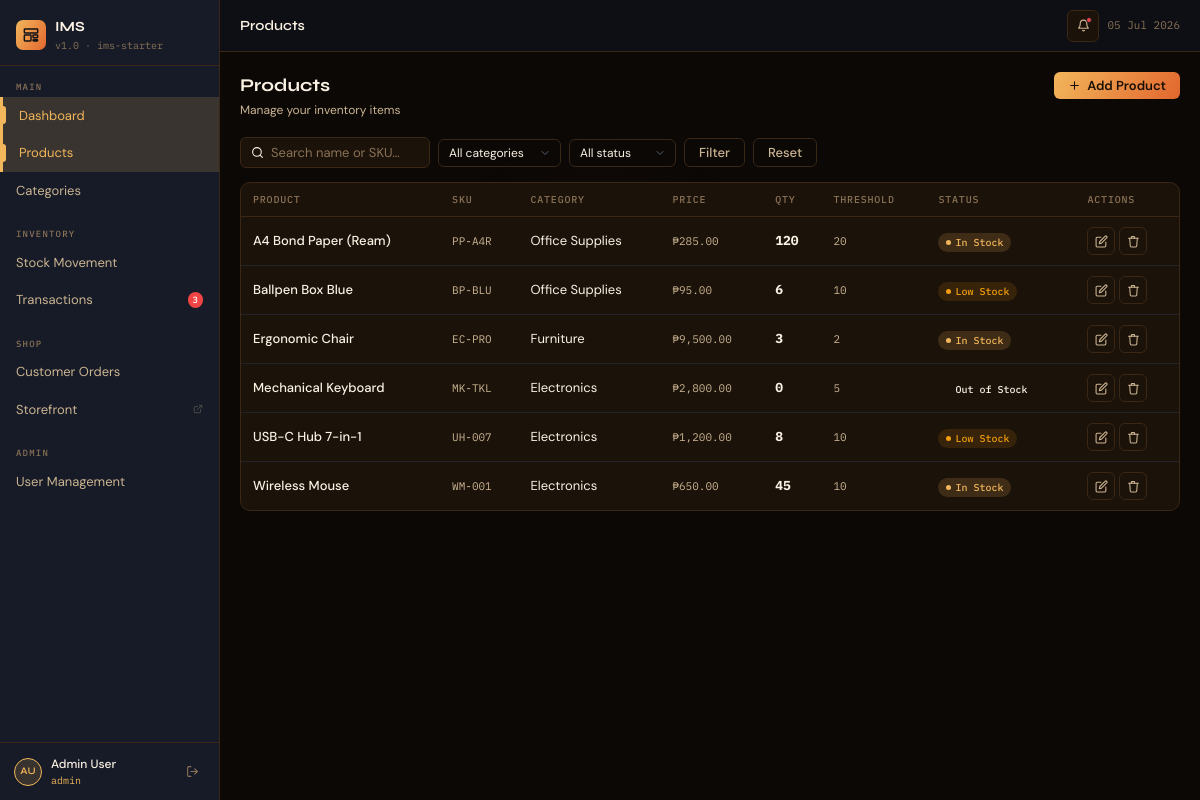
The page /products/index.php (signed in) on the database its author committed.
### tables this page shows
CREATE TABLE IF NOT EXISTS products (
  id                  INT AUTO_INCREMENT PRIMARY KEY,
  name                VARCHAR(150) NOT NULL,
  sku                 VARCHAR(80)  NOT NULL UNIQUE,
  category_id         INT DEFAULT NULL,
  price               DECIMAL(10,2) DEFAULT 0.00,
  quantity            INT DEFAULT 0,
  low_stock_threshold INT DEFAULT 10,
  status              ENUM('in_stock','low_stock','out_of_stock') DEFAULT 'in_stock',
  created_at          TIMESTAMP DEFAULT CURRENT_TIMESTAMP,
  FOREIGN KEY (category_id) REFERENCES categories(id) ON DELETE SET NULL
);

CREATE TABLE IF NOT EXISTS categories (
  id          INT AUTO_INCREMENT PRIMARY KEY,
  name        VARCHAR(100) NOT NULL,
  description TEXT,
  created_at  TIMESTAMP DEFAULT CURRENT_TIMESTAMP
);

### includes/auth.php (called while the page is built, shortened)
<?php
function isAdmin(): bool {
    return isset($_SESSION['role']) && $_SESSION['role'] === 'admin';
}

### includes/helpers.php (called while the page is built, shortened)
<?php
function formatMoney(float $n): string {
    return '₱' . number_format($n, 2);
}
function statusLabel(string $status): string {
    return match($status) {
        'in_stock'     => 'In Stock',
        'low_stock'    => 'Low Stock',
        'out_of_stock' => 'Out of Stock',
        default        => ucfirst($status),
    };
}
function e(string $str): string {
    return htmlspecialchars($str, ENT_QUOTES, 'UTF-8');
}

### products/index.php (the view, shortened to what this page needs)
<?php
require_once '../config/db.php';
require_once '../includes/auth.php';
require_once '../includes/helpers.php';
require_once '../partials/header.php';
$search   = trim($_GET['search']   ?? '');
$where  = ['1=1'];
$params = [];
$sql = "SELECT p.*, c.name AS category_name
        FROM products p
        LEFT JOIN categories c ON p.category_id = c.id
        WHERE " . implode(' AND ', $where) . "
        ORDER BY p.name ASC";
$stmt = $pdo->prepare($sql);
$stmt->execute($params);
$products = $stmt->fetchAll();
?>
<div class="page-header">
  <div><h2>Products</h2><p>Manage your inventory items</p></div>
  <?php if (isAdmin()): ?>
  <a href="<?= BASE_URL ?>/products/add.php" class="btn btn-primary">
    <svg class="ico" viewBox="0 0 24 24" fill="none" stroke="currentColor" stroke-width="2" stroke-linecap="round" stroke-linejoin="round"><line x1="12" y1="5" x2="12" y2="19"/><line x1="5" y1="12" x2="19" y2="12"/></svg>
    Add Product
  </a>
  <?php endif; ?>
</div>
<form method="GET" class="filter-bar">
  <div class="search-inline">
    <svg class="ico" viewBox="0 0 24 24" fill="none" stroke="currentColor" stroke-width="2" stroke-linecap="round" stroke-linejoin="round"><circle cx="11" cy="11" r="8"/><path d="m21 21-4.35-4.35"/></svg>
    <input type="text" name="search" placeholder="Search name or SKU…" value="<?= e($search) ?>"/>
  </div>
  <select name="cat" class="form-control">
    <option value="">All categories</option>
  </select>
  <select name="status" class="form-control">
    <option value="">All status</option>
  </select>
  <button type="submit" class="btn btn-ghost">Filter</button>
  <a href="<?= BASE_URL ?>/products/index.php" class="btn btn-ghost">Reset</a>
</form>
<div class="card">
  <div class="card-body">
    <div class="table-wrap">
      <table>
        <thead><tr><th>Product</th><th>SKU</th><th>Category</th><th>Price</th><th>Qty</th><th>Threshold</th><th>Status</th><?php if(isAdmin()):?><th>Actions</th><?php endif;?></tr></thead>
        <tbody>
        <?php if (empty($products)): ?>
        <tr><td colspan="8"><div class="empty-state"><p>No products found</p></div></td></tr>
        <?php else: foreach ($products as $p): ?>
        <tr>
          <td><span class="tbl-name"><?= e($p['name']) ?></span></td>
          <td><span class="tbl-mono"><?= e($p['sku']) ?></span></td>
          <td><?= e($p['category_name'] ?? '—') ?></td>
          <td><span class="tbl-mono"><?= formatMoney($p['price']) ?></span></td>
          <td><strong style="font-family:var(--font-mono)"><?= number_format($p['quantity']) ?></strong></td>
          <td><span class="tbl-mono"><?= $p['low_stock_threshold'] ?></span></td>
          <td><span class="badge <?= str_replace('_','-',$p['status']) ?>"><?= statusLabel($p['status']) ?></span></td>
          <?php if (isAdmin()): ?>
          <td><div class="tbl-actions">
            <a href="<?= BASE_URL ?>/products/edit.php?id=<?= $p['id'] ?>" class="btn btn-ghost btn-sm btn-icon" title="Edit">
              <svg class="ico" viewBox="0 0 24 24" fill="none" stroke="currentColor" stroke-width="2" stroke-linecap="round" stroke-linejoin="round"><path d="M11 4H4a2 2 0 00-2 2v14a2 2 0 002 2h14a2 2 0 002-2v-7"/><path d="M18.5 2.5a2.121 2.121 0 013 3L12 15l-4 1 1-4 9.5-9.5z"/></svg>
            </a>
            <form method="POST" action="<?= BASE_URL ?>/products/delete.php" style="display:inline"
                  onsubmit="return confirm('Delete <?= e(addslashes($p['name'])) ?>? This cannot be undone.')">
              <button type="submit" class="btn btn-danger btn-sm btn-icon" title="Delete">
                <svg class="ico" viewBox="0 0 24 24" fill="none" stroke="currentColor" stroke-width="2" stroke-linecap="round" stroke-linejoin="round"><polyline points="3 6 5 6 21 6"/><path d="M19 6l-1 14a2 2 0 01-2 2H8a2 2 0 01-2-2L5 6m3 0V4a1 1 0 011-1h4a1 1 0 011 1v2"/></svg>
              </button>
            </form>
          </div></td>
          <?php endif; ?>
        </tr>
        <?php endforeach; endif; ?>
        </tbody>
      </table>
    </div>
  </div>
</div>
<?php require_once '../partials/footer.php'; ?>

### assets/css/theme-spotlight-gold.css (style rules this page uses)
:root { --bg: #0b0806; --surface: #1b120a; --surface2: #241809; --border: #3a2716; --border2: #52371c; --text: #fbf2e4; --text2: #cbb491; --text3: #8a7256; --accent: #f2b65b; --accent-glow: rgba(242,182,91,.16); --accent-gradient: linear-gradient(120deg, #f2b65b 0%, #e2672e 100%); }
.btn-primary { background: var(--accent-gradient) !important; border: none !important; color: #1a1006 !important; position: relative; overflow: hidden; }
.btn-primary::after { content: ''; position: absolute; top: 0; left: -60%; width: 40%; height: 100%; background: linear-gradient(120deg, transparent, rgba(255,255,255,.5), transparent); transform: skewX(-20deg); pointer-events: none; }
.card, .stat-card, .product-card, .stock-form-card, .cat-card, .feature-card, .checkout-card { position: relative; overflow: hidden; }
.card::before, .stat-card::before, .product-card::before, .stock-form-card::before, .cat-card::before, .feature-card::before, .checkout-card::before { content: ''; position: absolute; top: -50%; left: -60%; width: 35%; height: 220%; background: linear-gradient(120deg, transparent, rgba(242,182,91,.10), transparent); transform: rotate(20deg); transition: left .7s ease; pointer-events: none; }

### rows shown on the page
products: name "A4 Bond Paper (Ream)", sku "PP-A4R", category.name "Office Supplies", price "₱285.00", quantity "120", low_stock_threshold "20", status "In Stock"
products: name "Ballpen Box Blue", sku "BP-BLU", category.name "Office Supplies", price "₱95.00", quantity "6", low_stock_threshold "10", status "Low Stock"
products: name "Ergonomic Chair", sku "EC-PRO", category.name "Furniture", price "₱9,500.00", quantity "3", low_stock_threshold "2", status "In Stock"
products: name "Mechanical Keyboard", sku "MK-TKL", category.name "Electronics", price "₱2,800.00", quantity "0", low_stock_threshold "5", status "Out of Stock"
products: name "USB-C Hub 7-in-1", sku "UH-007", category.name "Electronics", price "₱1,200.00", quantity "8", low_stock_threshold "10", status "Low Stock"
products: name "Wireless Mouse", sku "WM-001", category.name "Electronics", price "₱650.00", quantity "45", low_stock_threshold "10", status "In Stock"

### other values the page prints
$label "Dashboard Products Categories Stock Movement Transactions Customer Orders User Management"
$badge "3"
$initials "AU"
currentUserName() "Admin User"
$_SESSION['role'] "admin"
$pageTitle "Products"
